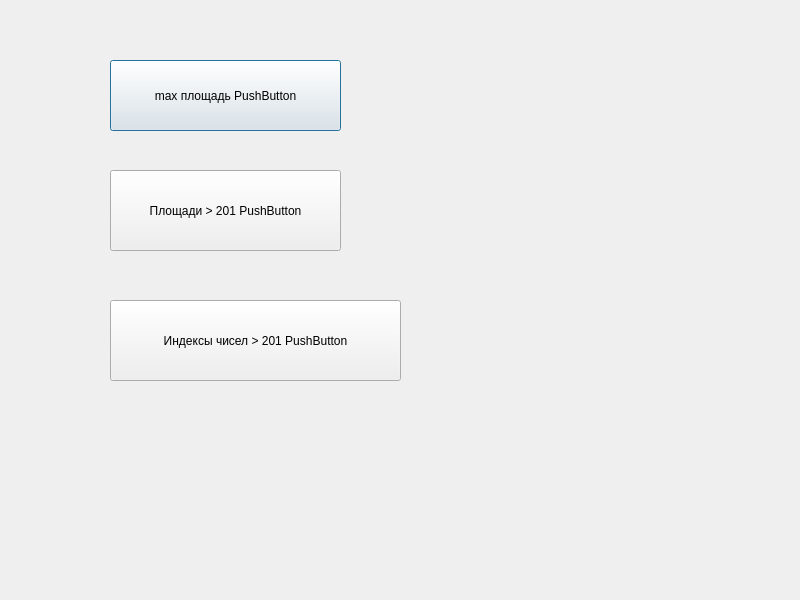
<?xml version="1.0" encoding="UTF-8"?>
<ui version="4.0">
 <class>Dialog</class>
 <widget class="QDialog" name="Dialog">
  <property name="geometry">
   <rect>
    <x>0</x>
    <y>0</y>
    <width>800</width>
    <height>600</height>
   </rect>
  </property>
  <property name="windowTitle">
   <string>Dialog</string>
  </property>
  <widget class="QPushButton" name="pushButton">
   <property name="geometry">
    <rect>
     <x>110</x>
     <y>60</y>
     <width>231</width>
     <height>71</height>
    </rect>
   </property>
   <property name="text">
    <string>max площадь PushButton</string>
   </property>
  </widget>
  <widget class="QPushButton" name="pushButton_2">
   <property name="geometry">
    <rect>
     <x>110</x>
     <y>170</y>
     <width>231</width>
     <height>81</height>
    </rect>
   </property>
   <property name="text">
    <string>Площади &gt; 201 PushButton</string>
   </property>
  </widget>
  <widget class="QPushButton" name="pushButton_3">
   <property name="geometry">
    <rect>
     <x>110</x>
     <y>300</y>
     <width>291</width>
     <height>81</height>
    </rect>
   </property>
   <property name="text">
    <string>Индексы чисел &gt; 201 PushButton</string>
   </property>
  </widget>
 </widget>
 <resources/>
 <connections/>
</ui>
